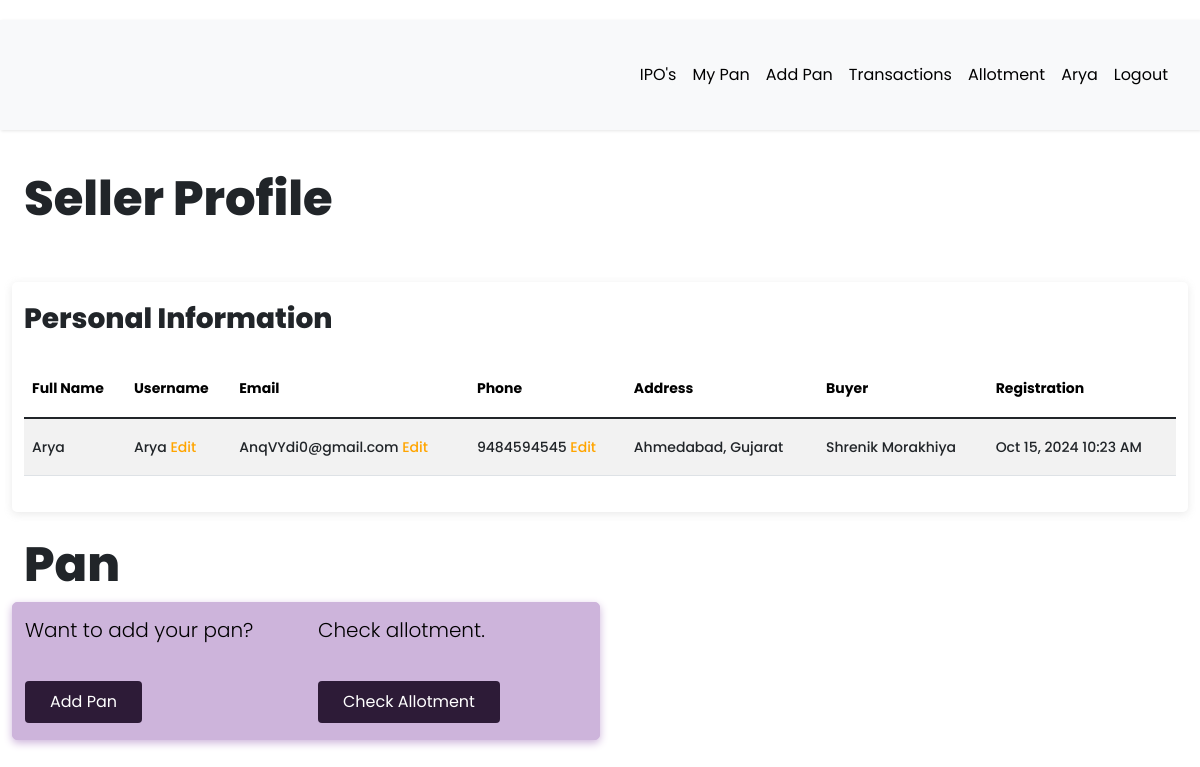
/seller/profile (signed in), run on the app's committed database.
### app/models.py (models this page shows, shortened)
class User(db.Model, UserMixin):
    __tablename__ = "user"
    id = db.Column(db.Integer, primary_key=True)
    first_name = db.Column(db.String(64), index=True, default="First Name", nullable=False)
    last_name = db.Column(db.String(64), index=True, nullable=True)
    username = db.Column(db.String(64), index=True, unique=True, nullable=False)
    email = db.Column(db.String(128), index=True, nullable=False)
    password_hash = db.Column(db.String(128))
    confirm_password = db.Column(db.String(128))
    phone_number = db.Column(db.String(20), nullable=False, unique = True)
    verification_phone = db.Column(db.String(20))
    active = db.Column(db.Boolean, nullable=False, default=True)
    delete_account = db.Column(db.Boolean, default=False)
    registered_at = db.Column(db.DateTime, default=datetime.utcnow, nullable=False)
    emails = db.relationship("Email", backref="author", lazy="dynamic")
    type = db.Column(db.String(64))
    __mapper_args__ = {"polymorphic_identity": "user", "polymorphic_on": "type"}
    @property
    def is_active(self):
        return self.active

class Seller(User):
    __tablename__ = "seller"
    id = db.Column(
        db.Integer,
        db.ForeignKey("user.id", ondelete="CASCADE", name="fk_seller_user_id"),  # Explicit FK name
        primary_key=True
    )
    current_residence = db.Column(db.String(64), default="Ahmedabad, Gujarat")
    buyer_id = db.Column(db.Integer, db.ForeignKey("buyer.id", ondelete="CASCADE"))
    buyer = db.relationship(
        "Buyer", backref="buyer", foreign_keys=[buyer_id], passive_deletes=True
    )
    __mapper_args__ = {"polymorphic_identity": "seller", "polymorphic_load": "inline"}

### app/routes.py (the view)
@app.route("/seller/profile", methods=["GET", "POST"])
@login_required
def seller_profile():
    try:
        if current_user.type == "seller":
            username_form = EditUsernameForm()
            email_form = EditEmailForm()
            phone_form = EditPhoneForm()
            if request.method == "GET":
                username_form.username.data = current_user.username
                email_form.email.data = current_user.email
                phone_form.phone.data = current_user.phone_number
            if username_form.validate_on_submit() and username_form.username.data:
                current_user.username = username_form.username.data
                db.session.commit()
                flash("Username updated.")
                return redirect(url_for("seller_profile"))
            if email_form.validate_on_submit() and email_form.email.data:
                current_user.email = email_form.email.data
                db.session.commit()
                flash("Email updated.")
                return redirect(url_for("seller_profile"))
            if phone_form.validate_on_submit() and phone_form.phone.data:
                current_user.phone_number = phone_form.phone.data
                db.session.commit()
                flash("Phone number updated.")
                return redirect(url_for("seller_profile"))
            return render_template(
                "seller/profile.html",
                title="Seller Profile",
                username_form=username_form,
                email_form=email_form,
                phone_form=phone_form,
            )
        else:
            return flash_message()
    except Exception as e:
        print(f"An error occurred: {e}")
        return f"Error : {e}", 400

### app/models.py (called while the page is built)
@login.user_loader
def load_user(id):
    return User.query.get(int(id))

### app/templates/seller/profile.html (shortened to what this page needs)
{% extends 'base.html' %}
{% import 'bootstrap/wtf.html' as wtf %}
{% block current_user_content %}
<div class="container-fluid content">
    <h1 class="mt-4">{{ title }}</h1><br>
    <div class="row">
        <div class="col-md-12 profile mb-4">
            <h3 class="mb-4">Personal Information</h3>
            <div class="table-responsive">
                <table class="table table-striped">
                    <thead>
                        <tr>
                            <th>Full Name</th>
                            <th>Username</th>
                            <th>Email</th>
                            <th>Phone</th>
                            <th>Address</th>
                            <th>Buyer</th>
                            <th>Registration</th>
                        </tr>
                    </thead>
                    <tbody>
                        <tr>
                            <td>{{ current_user.first_name }} {{ current_user.last_name }}</td>
                            <td>
                                {{ current_user.username }}
                                <a href="#" data-bs-toggle="modal" data-bs-target="#exampleModalCenter">Edit</a>
                            </td>
                            <td>
                                {{ current_user.email }}
                                <a href="#"data-bs-toggle="modal" data-bs-target="#emailModalCenter">Edit</a>
                            </td>
                            <td>
                                {{ current_user.phone_number }}
                                <a href="#"data-bs-toggle="modal" data-bs-target="#phoneModalCenter">Edit</a>
                            </td>
                            <td>{{ current_user.current_residence }}</td>
                            <td>{{ current_user.buyer.first_name }} {{ current_user.buyer.last_name }}</td>
                            <td>{{ moment(current_user.registered_at).format('lll') }}</td>
                        </tr>
                    </tbody>
                </table>
            </div>
        </div>
    </div>
    <div class="row">
        <h1>Pan</h1>
        <div class="col-md-6 success" style="word-wrap: break-word;">
            <div class="row">
                <div class="col-md-6">
                    <p style="color: black;">
                        Want to add your pan? <br><br>
                        <a class="btn" style="background-color: #2d1b37; color: white; " href=" {{ url_for('add_pan') }} ">
                            Add Pan
                        </a>
                    </p>
                </div>
                <div class="col-md-6">
                    <p style="color: black;">
                        Check allotment. <br><br>
                        <a class="btn" style
                            ="background-color: #2d1b37; color: white;" href=" {{ url_for('checking_allotment') }} ">
                            Check Allotment
                        </a>
                    </p>
            </div>
        </div>
    </div>
    {% endblock %}

### app/templates/base.html (shortened to what this page needs)
<!DOCTYPE html>
<html lang="eng">
<head>
  <link rel="stylesheet" href="https://cdnjs.cloudflare.com/ajax/libs/intl-tel-input/16.0.4/css/intlTelInput.css">
  <link rel="stylesheet" type="text/css" href="https://cdn.datatables.net/1.10.25/css/dataTables.bootstrap5.css">
  <link rel="stylesheet" href="{{ url_for('static', filename='css/navbar.css') }}">
  {% if current_user.is_authenticated %}
  <link rel="stylesheet" type="text/css" href="{{ url_for('static', filename='css/custom_current_user.css') }}"
    alt="52 Not available at this momoent">
  <link href="https://cdn.jsdelivr.net/npm/bootstrap@5.3.3/dist/css/bootstrap.min.css" rel="stylesheet"
>
  <link rel="stylesheet" href="{{ url_for('static', filename='css/main.css') }}">
  <link rel="stylesheet"
    href="https://cdnjs.cloudflare.com/ajax/libs/malihu-custom-scrollbar-plugin/3.1.5/jquery.mCustomScrollbar.min.css">
  {% endif %}
</head>
<body>
    {% if current_user.is_authenticated %}
    {% if current_user.is_active %}
    <div class="wrapper">
      <div id="content">
        <nav class="navbar navbar-expand-lg navbar-light bg-light">
          <div class="container-fluid">
            {% if current_user.type == "seller" %}
            <div class="collapse navbar-collapse" id="navbarSupportedContent">
              <ul class="nav navbar-nav ms-auto">
                <li class="nav-item">
                  <a class="nav-link {{ 'link_disabled' if request.endpoint == 'view_product' else '' }}"
                    href="{{ url_for('view_product') }}" alt="459 Not available at this moment">IPO's</a>
                </li>
                <li class="nav-item">
                  <a class="nav-link {{ 'link_disabled' if request.endpoint == 'all_pan' else '' }}"
                    href="{{ url_for('all_pan') }}" alt="459 Not available at this moment">My Pan</a>
                </li>
                <li class="nav-item">
                  <a class="nav-link {{ 'link_disabled' if request.endpoint == 'add_pan' else '' }}"
                    href="{{ url_for('add_pan') }}" alt="459 Not available at this moment">Add Pan</a>
                </li>
                <li class="nav-item">
                  <a class="nav-link {{ 'link_disabled' if request.endpoint == 'all_transaction' else '' }}"
                    href="{{ url_for('all_transaction') }}" alt="459 Not available at this moment">Transactions</a>
                </li>
                <li class="nav-item">
                  <a class="nav-link {{ 'link_disabled' if request.endpoint == 'checking_allotment' else '' }}"
                    href="{{ url_for('checking_allotment') }}" alt="459 Not available at this moment">Allotment</a>
                </li>
                <li class="nav-item ">
                  <a class="nav-link {{ 'link_disabled' if request.endpoint == 'dashboard' else '' }}"
                    href="{{ url_for('dashboard') }}" alt="459 Not available at this moment">{{ current_user.username
                    }}</a>
                </li>
                <li class="nav-item">
                  <a class="nav-link {{ 'link_disabled' if request.endpoint == 'logout' else '' }}"
                    href="{{ url_for('logout') }}" alt="459 Not available at this moment">Logout</a>
                </li>
              </ul>
            </div>
            {% endif %}
        </nav>
        {% block current_user_content %}
        {% endblock %}
      </div>
    </div>
    {% endif %}
    {% endif %}
</body>
</html>

### app/static/css/navbar.css (style rules this page uses)
:root { --default-primary: #90f188; --default-secondary: #0f1d07; --container-gutter: clamp(2.5rem, 2.6455026455vw, 3.325rem); --theme-primary: var(--default-primary); --theme-secondary: var(--default-secondary); }

### app/static/css/custom_current_user.css (style rules this page uses)
body { font-family: 'Poppins', sans-serif; background: #fafafa; }
p { font-family: 'Poppins', sans-serif; font-size: 1.1em; font-weight: 300; line-height: 1.7em; color: #7a488a; }
a, a:hover, a:focus { color: inherit; text-decoration: none; transition: all 0.3s; }
.navbar { padding: 15px 10px; background: #fff; border: none; border-radius: 0; margin-bottom: 40px; box-shadow: 1px 1px 3px #0000001a; }
.wrapper { display: flex; width: 100%; }
#content { width: calc(100%); padding-top: 20px; padding-bottom: 20px; min-height: 100vh; transition: all 0.3s; position: absolute; top: 0; right: 0; }
@media screen and (min-width: 992px) and (max-width: 1200px) { p { padding-top: 10px; font-size: 15px; } }
@media screen and (min-width: 1200px) and (max-width: 1300px) { p { padding-top: 10px; font-size: 20px; } }
.success { border: 1px solid #cdb4db; background-color: #cdb4db; box-shadow: #cdb4db 0px 3px 8px; border-radius: 5px; }
.profile, .danger-profile { padding: 20px; border-radius: 5px; box-shadow: #92929233 0px 2px 8px 0px; }
.btn { display: inline-block; font-weight: 400; line-height: 0.5; color: #575555; text-align: center; text-decoration: none; vertical-align: middle; cursor: pointer; -webkit-user-select: none; -moz-user-select: none; -ms-user-select: none; user-select: none; background-color: #c2c2c2; border: 1px solid transparent; padding: 0.8rem 0.8rem; font-size: 1.1em; border-radius: 0.25rem; transition: color 0.15s ease-in-out, background-color 0.15s ease-in-out, border-color 0.15s ease-in-out, box-shadow 0.15s ease-in-out; }

### data on the page
User: username "Arya", first_name "Arya", email "AnqVYdi0@gmail.com", phone_number "9484594545", registered_at "Oct 15, 2024 10:23 AM"
Seller: current_residence "Ahmedabad, Gujarat"
User: buyer.first_name "Shrenik", buyer.last_name "Morakhiya"

### other printed values
{{ title }} "Seller Profile"
